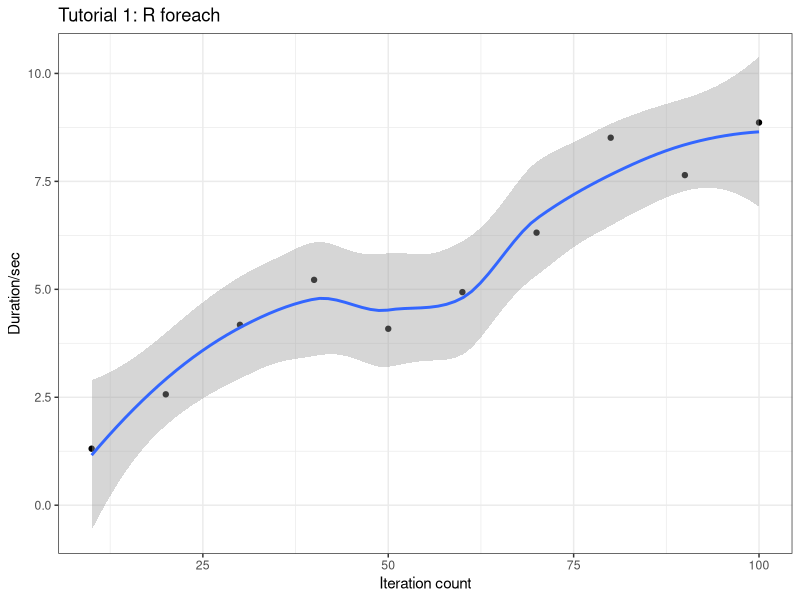

The R source for this figure:
# Tutorial 1: High Performance Data Analytics with R (package: foreach)

# This example is the baseline for a series of HPC/R tutorials.
# It does not use cluster computing.
# It does demonstrated how to benchmark R code for performance
# and plot the results.

# ============================================================

# Plot how a calculation's duration scales with calculation complexity.
# The results are rendered as a PDF file on the cluster.

# May need to run install.packages('ggplot2') beforehand.
library(ggplot2)

# ============================================================

# Define a function to benchmark.
calculation_under_test <- function(iteration_count) {

    # Allocate space for summary objects to be returned - not actually used.
    # Storage is generally allocated in one go to improve performance.
    summaries <- vector('list', length = iteration_count)
    
    # Generate some random numbers then derive a summary object.
    for(iteration_index in 1:iteration_count) {
     
        # 1 million uniform random numbers in the range 0 to 1
        random_numbers <- runif(1000000, 0, 1)
        summary_result <- summary(random_numbers)
        # Collect the summary objects
        summaries[[iteration_index]] <- summary_result         
	}
	return(summaries)
}

# ============================================================
# Perform the benchmark.

# Trial size
trial_count = 10
iteration_scale = 10

# Allocate storage for count results.
iteration_counts <- numeric(trial_count)
 
# Allocate storage for timing results.
durations <- numeric(trial_count)
 
# Iterate the trial while varying the trial parameters.
for(trial_index in 1:trial_count) {
          
    # Benchmark start time.
    start_time <- Sys.time()
    
    # Exercise the function we are benchmarking.
    iteration_count <- trial_index * iteration_scale     
 	calculation_under_test(iteration_count)
 	
    # Benchmark stop time and record duration as a function of iteration count.
	iteration_counts [trial_index] <-  iteration_count  
    durations [trial_index] <- Sys.time() - start_time
}
 
# Organise the results in a form suitable for potting 
plot_data <- data.frame(iteration_counts, durations)

# Plot the results with each "addition" adding a layer to the plot.
# The result is a scatter plot with individual points 
# superimposed on a smoothed line and some axis labels.
#
ggplot(plot_data, aes(x = iteration_counts, y = durations)) + 
    geom_point() +
    geom_smooth() + 
    theme_bw() + 
    scale_x_continuous('Iteration count') + 
    scale_y_continuous ('Duration/sec') +
    ggtitle("Tutorial 1: R foreach")